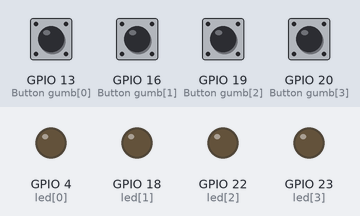
The program below on a simulated Raspberry Pi (BCM pin numbers). Parts: output pins drawn as LEDs (lit = HIGH). Inputs (shaded band) come from the test bench; at power-on: GPIO 13 (Button gumb[0]), GPIO 16 (Button gumb[1]), GPIO 19 (Button gumb[2]), GPIO 20 (Button gumb[3]) HIGH. Sound played through the audio output is not drawn and takes no time.

Above: at 1.2 s.
1.3 s: GPIO 13 (Button gumb[0]) pulled LOW for 0.15 s
At 2.0 s:
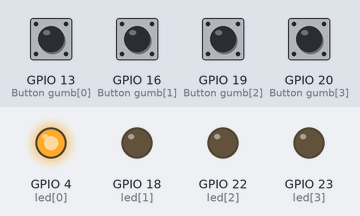
3.8 s: GPIO 16 (Button gumb[1]) pulled LOW for 0.15 s
At 4.6 s:
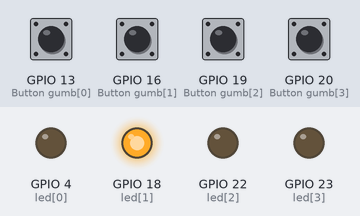
6.3 s: GPIO 19 (Button gumb[2]) pulled LOW for 0.15 s
At 7.0 s:
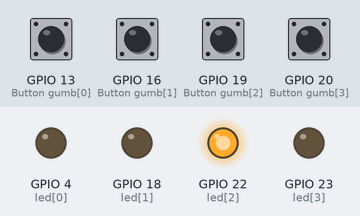
8.8 s: GPIO 20 (Button gumb[3]) pulled LOW for 0.15 s
At 9.6 s:
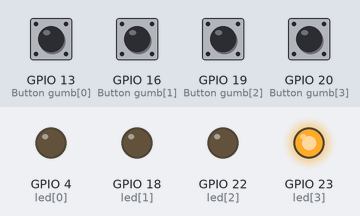
Timing chart, 0 to 11.8 s (numbered marks = the images above; inputs shaded):
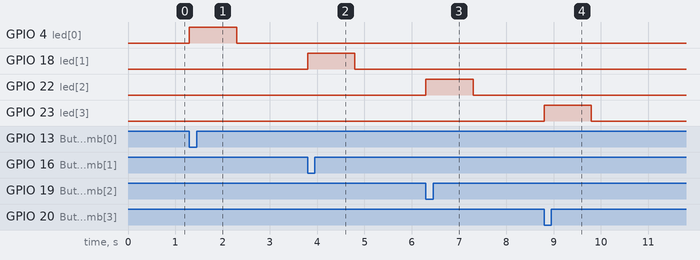

The program:

simon2.py
```python
# encoding: utf-8
import gpiozero
import pygame
import time
pygame.init()

def predvajaj(i):
    led[i].on()
    zvok[i].play()
    time.sleep(1)
    led[i].off()

led = [
    gpiozero.LED(4),  # modra
    gpiozero.LED(18), # rdeča
    gpiozero.LED(22), # oranžna
    gpiozero.LED(23)  # zelena
]

gumb = [
    gpiozero.Button(13), # modra
    gpiozero.Button(16), # rdeča
    gpiozero.Button(19), # oranžna
    gpiozero.Button(20)  # zelena
]

zvok = [
    pygame.mixer.Sound('blue.ogg'),   # modra
    pygame.mixer.Sound('red.ogg'),    # rdeča
    pygame.mixer.Sound('orange.ogg'), # oranžna
    pygame.mixer.Sound('green.ogg')   # zelena
]


while True:
    if gumb[0].is_pressed:
        predvajaj(0)
    if gumb[1].is_pressed:
        predvajaj(1)
    if gumb[2].is_pressed:
        predvajaj(2)
    if gumb[3].is_pressed:
        predvajaj(3)
```

Measured:
- after the input at 1.3 s, GPIO 4 (led[0]): LOW → HIGH at once, → LOW 1.0 s later
- after the input at 3.8 s, GPIO 18 (led[1]): LOW → HIGH at once, → LOW 1.0 s later
- after the input at 6.3 s, GPIO 22 (led[2]): LOW → HIGH at once, → LOW 1.0 s later
- after the input at 8.8 s, GPIO 23 (led[3]): LOW → HIGH at once, → LOW 1.0 s later
